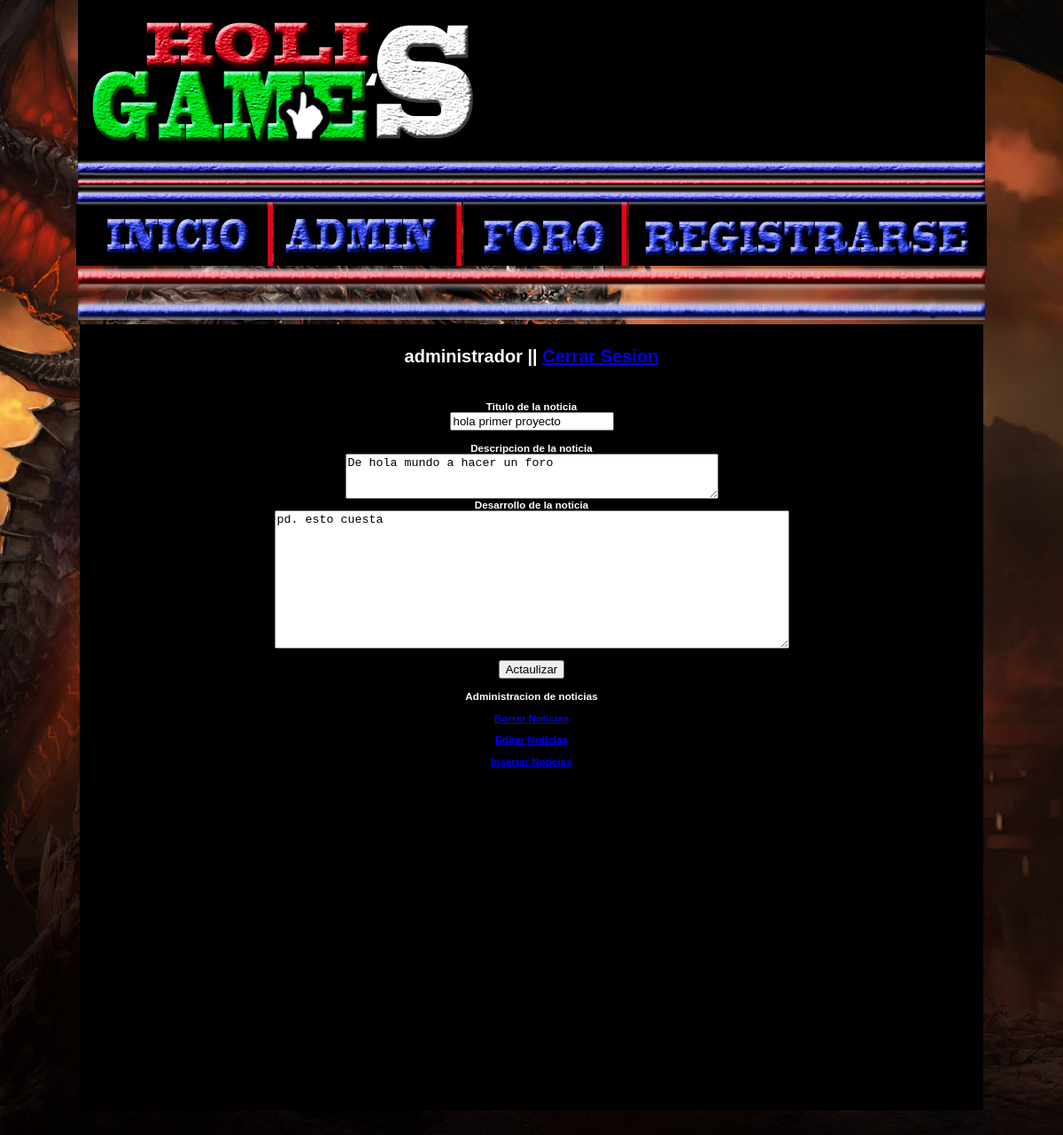
Screenshot of /edita-noticias.php?id=4 (signed in) with the database file from the repository.
### tables this page shows
CREATE TABLE IF NOT EXISTS `noticias` (
  `id_noticia` int(11) NOT NULL AUTO_INCREMENT,
  `titulo` varchar(100) NOT NULL,
  `descripcion` text NOT NULL,
  `texto` text NOT NULL,
  `fecha` varchar(50) NOT NULL,
  `imagen` varchar(50) NOT NULL,
  PRIMARY KEY (`id_noticia`)
);

### edita-noticias.php (the view, shortened to what this page needs)
<?php session_start();error_reporting(E_ALL ^ E_NOTICE);
if($_SESSION['niv']=='')
{
header('Location: entrar-user.php');
}else{
 ?>
<!DOCTYPE html PUBLIC "-//W3C//DTD XHTML 1.0 Transitional//EN" "http://www.w3.org/TR/xhtml1/DTD/xhtml1-transitional.dtd">
<html xmlns="http://www.w3.org/1999/xhtml">
<head>
<link href="css/stylesheet.css" rel="stylesheet" type="text/css" />
</head>
<body>
<table width="549" height="210" border="0" align="center" cellpadding="0" cellspacing="0">
  <tr>
    <td width="235" align="center"><img src="imagenes/banner parte de arriba.png" alt="banner header" width="1024" height="228" /></td>
  </tr>
</table>
<table width="1030" height="49" border="0" align="center" cellpadding="0" cellspacing="0">
  <tr>
    <td width="220" align="center"><a href="index.php"><img src="imagenes/inicio.png" width="222" height="72" alt="inicio" /></a></td>
    <td width="210" align="center"><a href="edita-noticias.php"><img src="imagenes/admin.png" width="212" height="72" alt="administrar" /></a></td>
    <td width="183" align="center"><a href="foro.php"><img src="imagenes/foro.png" width="185" height="72" alt="foro" /></a></td>
    <td width="399" align="center"><a href="login.php"><img src="imagenes/registrarse.png" width="404" height="72" alt="registro" /></a></td>
  </tr>
</table>
<table width="200" border="0" align="center">
  <tr>
    <td><img src="imagenes/lineas.png" width="1024" height="58" alt="lineas" /></td>
  </tr>
</table>
<table width="1024" border="0" align="center">
  <tr>
    <td width="967" height="885" align="center" valign="top" bgcolor="#000000">&nbsp;
      <h1>
        <header>
          <?php if($_SESSION['name']){
		echo '<div id="sesion"><div id="sesion">'.$_SESSION['name']." ".$_SESSION['apelle'].'|| <a href="salir.php">Cerrar Sesion</a></div></div>';
          } ?>
        </h1>
      <section id='cuerpo'>
        <section id='contenido'>
            <?php
		include('conexion.php');
		$id= $_GET['id'];
		$query = "SELECT * FROM noticias WHERE id_noticia='$id'";
		$consulta=mysql_query($query,$conexion);
		if($str=mysql_fetch_assoc($consulta)){
		 ?>
          <div id="formulario">
            <h1><br />
            </h1>
            <form action="update-noticias.php" method="post" enctype="multipart/form-data">
              <h1><b>Titulo de la noticia</b><br />
                <input type="text" name="titulo" id="form1" value="<?php echo $str['titulo'];?>" /><br /><br />
                <b>Descripcion de la noticia</b><br />
                <textarea cols="50" rows="3" name="descripcion" id="coment"><?php echo $str['descripcion'];?></textarea>
                <br />
                <b>Desarrollo de la noticia</b><br />
                <textarea cols="70" rows="10" name="noticia" id="coment"><?php echo $str['texto'];?></textarea>
                <br /><br />
                <input type="submit" value="Actaulizar" id="submit" />
              </h1>
            </form>
              <?php }mysql_free_result($consulta); ?>
          </div>
        </section>
        <aside>
          <div id='publicaciones'>
            <h1>Administracion de noticias </h1>
          </div>
  <div>
    <h1><a href="lista-noticias.php" >Borrar Noticias</a></h1>
  </div>
  <div>
    <h1><a href="lista-noticias.php">Editar Noticias</a></h1>
  </div>
  <div>
    <h1><a href="enviar-noticias.php">Insertar Noticias</a></h1>
  </div>
  </aside>
</section>
    </td>
  </tr>
</table>
<p>&nbsp;</p>
</body>
</html>
<?php } ?>

### css/stylesheet.css (style rules this page uses)
html { font-size: 100%; }
body { font-family: Arial, Helvetica, Verdana, "Lucida Grande", sans-serif; color: #FFF; font-size: 62.5%; margin: 0; border: 0; background: #000 url('./images/bg-homepage.jpg') no-repeat 50% 0 fixed; text-shadow:#000 -1px -1px 1px; }

### rows the page displays
noticias: titulo "hola primer proyecto", descripcion "De hola mundo a hacer un foro", noticia "pd. esto cuesta"

### other values shown
$_SESSION['name'] "administrador"
